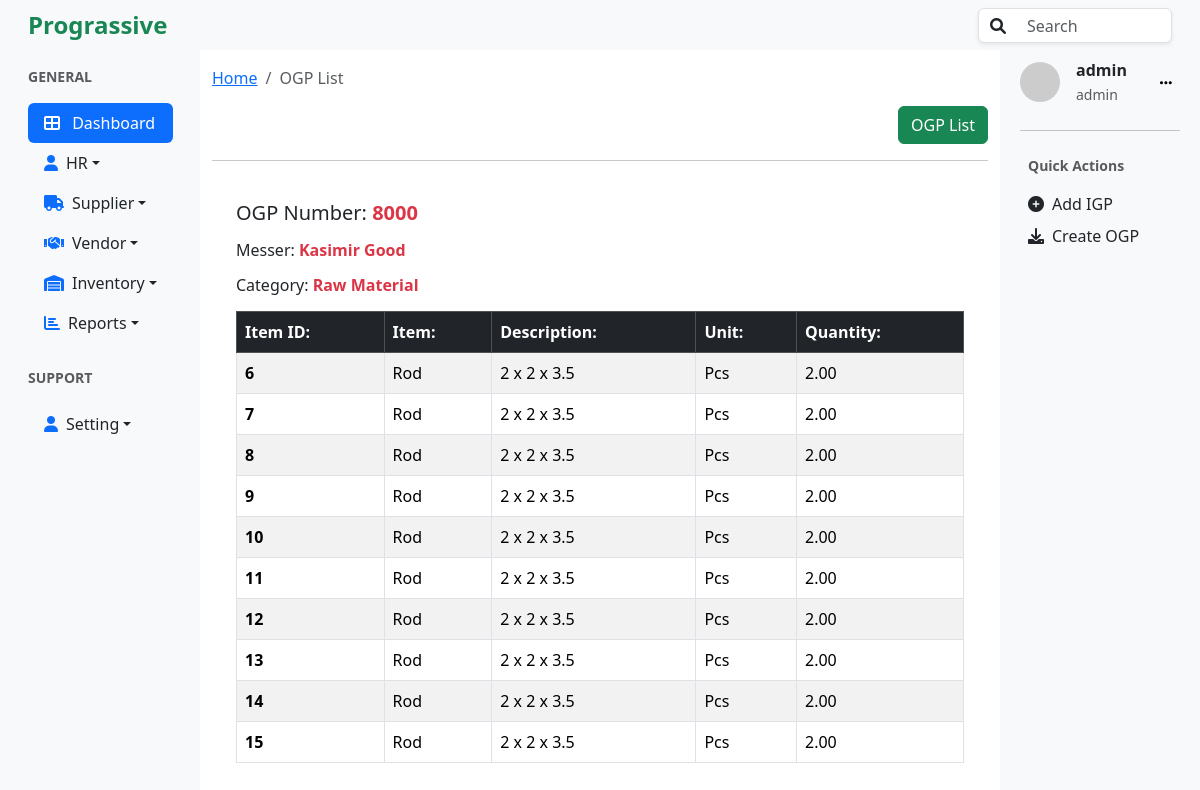
The app's page /ogp/ogp-items/8000/ (signed in) with its own data.
### ogp/models.py (models this page shows, shortened)
class OGP(models.Model):
    ogp_number = models.CharField(max_length=20, unique=True)
    messer = models.ForeignKey(Vendor, on_delete=models.CASCADE)
    date = models.DateField(default=timezone.now)
    vehicle_number = models.CharField(max_length=20, blank=True, null=True)
    vehicle_type = models.CharField(max_length=50, blank=True, null=True)
    driver_name = models.CharField(max_length=50, blank=True, null=True)
    driver_contact = models.CharField(max_length=15, blank=True, null=True)
    category = models.ForeignKey(Category, on_delete=models.CASCADE)
    address = models.CharField(max_length=100, null=False, blank=False)

class OGPItem(models.Model):
    ogp = models.ForeignKey(OGP, on_delete=models.CASCADE, related_name="items")
    item = models.ForeignKey(Item, on_delete=models.CASCADE)
    description = models.TextField(blank=False, null=False)
    unit = models.ForeignKey(Unit, on_delete=models.CASCADE)
    quantity = models.DecimalField(max_digits=10, decimal_places=2)

### vendor/models.py (models this page shows, shortened)
class Vendor(models.Model):
    name=models.CharField(max_length=20, blank=False, unique=True)
    phone=models.CharField(max_length=15)
    address =models.CharField(max_length=100, blank=True, null=True)

### categories/models.py (models this page shows)
class Category(models.Model):
    name=models.CharField(max_length=30, null=False, blank=False, unique=True)
    description = models.TextField(null=True, blank=True)
    def __str__(self):
        return self.name

### items/models.py (models this page shows)
class Item(models.Model):
    name=models.CharField(max_length=50, unique=True)
    description=models.TextField(blank=True, null=True)
    def __str__(self):
        return self.name

### units/models.py (models this page shows)
class Unit(models.Model):
    name=models.CharField(max_length=50, null=False, blank=False, unique=True)
    description=models.TextField(null=True, blank=True)
    def __str__(self):
        return self.name

### accounts/models.py (models this page shows, shortened)
class User(AbstractUser):
    role = models.ForeignKey(Role, on_delete=models.SET_NULL, null=True, blank=True)

class Role(models.Model):
    ADMIN = 'admin'
    HR = 'hr'
    STAFF = 'staff'
    ROLE_CHOICES = [
        (ADMIN, 'Admin'),
        (HR, 'HR'),
        (STAFF, 'Staff'),
    ]
    name = models.CharField(max_length=50, choices=ROLE_CHOICES, default=STAFF)
    description = models.TextField(blank=True)
    def __str__(self):
        return self.name

### ogp/views.py (the view)
# urls.py: path('ogp-items/<str:ogp_number>/', views.ogp_item_list, name='ogp_item_list'),
@login_required
@role_required('staff','hr','admin')
def ogp_item_list(request, ogp_number):
    try:
        selected_ogp = OGP.objects.get(ogp_number=ogp_number)
    except OGP.DoesNotExist:
        raise Http404('OGP Not Found!')
    ogp_items = OGPItem.objects.filter(ogp__ogp_number=selected_ogp.ogp_number)
    context = {
        'ogp_number':selected_ogp.ogp_number,
        'messer_name':selected_ogp.messer.name,
        'category':selected_ogp.category,
        'ogp_items':ogp_items,
    }
    return render(request, 'ogp_items_list.html',context)

### ogp/templates/ogp_items_list.html
{% extends 'base.html' %}
{% block content %}
<nav aria-label="breadcrumb" class="my-3">
  <ol class="breadcrumb">
    <li class="breadcrumb-item"><a href="#">Home</a></li>
    <li class="breadcrumb-item active" aria-current="page">OGP List</li>
  </ol>
</nav>
<div class="d-flex justify-content-end align-items-center mb-3">
  <a href="{% url 'ogp_list' %}" class="btn btn-success">OGP List</a>
</div>
<hr />
<div class="table-responsive p-4">
    <h5 class="mb-3">OGP Number:<strong class="text-danger  mb-3"> {{ ogp_number }}</strong></h5>
    <h6 class="mb-3">Messer: <strong class="text-danger mb-3">{{ messer_name }}</strong></h6>
    <h6 class="mb-3">Category: <strong class="text-danger mb-3">{{ category }}</strong></h6>
    <table class="table table-bordered table-striped table-hover">
        <thead class="table-dark">
            <tr>
                <th scope="col">Item ID:</th>
                <th scope="col">Item:</th>
                <th scope="col">Description:</th>
                <th scope="col">Unit:</th>
                <th scope="col">Quantity:</th>
            </tr>
        </thead>
        <tbody>
            {% for ogpitem in ogp_items %}
            <tr>
                <th>{{ ogpitem.id }}</th>
                <td>{{ ogpitem.item }}</td>
                <td>{{ ogpitem.description }}</td>
                <td>{{ ogpitem.unit }}</td>
                <td>{{ ogpitem.quantity }}</td>
            </tr>
            {% endfor %}
        </tbody>
    </table>
</div>
{% endblock %}

### templates/right_sidebar.html (shortened to what this page needs)
<div class=" bg-light p-2">
  <div class="d-flex align-items-center mb-4 ml-2">
    <img
      src="https://ui-avatars.com/api/?name={{user.username}}"
      alt="User Avatar"
      class="rounded-circle me-3"
      width="40"
    />
    <div>
      <p class="mb-0 fw-bold">{{user.username}}</p>
      <small class="text-muted">{{user.role}}</small>
    </div>
    <button class="btn btn-light btn-sm ms-auto" style="box-shadow: none; border:1px;">
      <i class="fa fa-ellipsis-h"></i>
    </button>
  </div>
  <hr />
  <div class="mb-4 p-2">
    <p class="text-muted small fw-bold">Quick Actions</p>
    <ul class="list-unstyled">
      <li class="mb-2">
        <a href="{% url 'create_igp'%}" class="d-flex align-items-center text-dark text-decoration-none">
          <i class="fa fa-plus-circle me-2"></i> Add IGP
        </a>
      </li>
      <li>
        <a href="#" class="d-flex align-items-center text-dark text-decoration-none">
          <i class="fa fa-download me-2"></i> Create OGP
        </a>
      </li>
    </ul>
  </div>
</div>

### records on screen
OGP: ogp_number "8000"
Vendor: name "Kasimir Good"
Category: name "Raw Material"
OGPItem: id "6", item "Rod", description "2 x 2 x 3.5", unit "Pcs", quantity "2.00"
OGPItem: id "7", item "Rod", description "2 x 2 x 3.5", unit "Pcs", quantity "2.00"
OGPItem: id "8", item "Rod", description "2 x 2 x 3.5", unit "Pcs", quantity "2.00"
OGPItem: id "9", item "Rod", description "2 x 2 x 3.5", unit "Pcs", quantity "2.00"
OGPItem: id "10", item "Rod", description "2 x 2 x 3.5", unit "Pcs", quantity "2.00"
OGPItem: id "11", item "Rod", description "2 x 2 x 3.5", unit "Pcs", quantity "2.00"
OGPItem: id "12", item "Rod", description "2 x 2 x 3.5", unit "Pcs", quantity "2.00"
OGPItem: id "13", item "Rod", description "2 x 2 x 3.5", unit "Pcs", quantity "2.00"
OGPItem: id "14", item "Rod", description "2 x 2 x 3.5", unit "Pcs", quantity "2.00"
OGPItem: id "15", item "Rod", description "2 x 2 x 3.5", unit "Pcs", quantity "2.00"
User: username "admin", role "admin"
